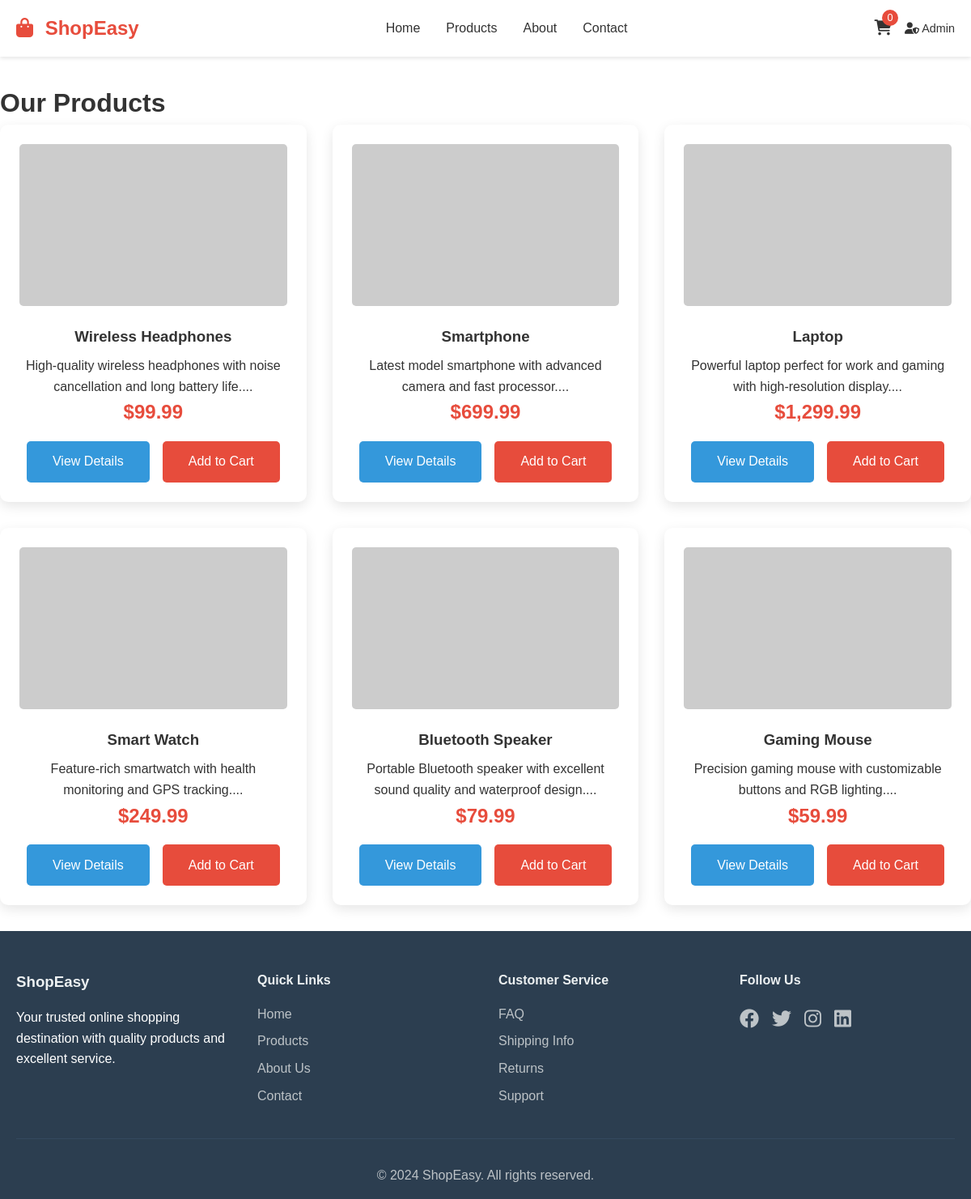
/products.php, run on the app's committed database.
### tables this page shows
CREATE TABLE products (
    id INT AUTO_INCREMENT PRIMARY KEY,
    name VARCHAR(255) NOT NULL,
    description TEXT,
    price DECIMAL(10, 2) NOT NULL,
    stock_quantity INT DEFAULT 0,
    image VARCHAR(255) DEFAULT 'assets/images/placeholder.jpg',
    featured BOOLEAN DEFAULT FALSE,
    created_at TIMESTAMP DEFAULT CURRENT_TIMESTAMP,
    updated_at TIMESTAMP DEFAULT CURRENT_TIMESTAMP ON UPDATE CURRENT_TIMESTAMP
);

### includes/functions.php (called while the page is built, shortened)
<?php
function getAllProducts($conn) {
    $stmt = $conn->prepare("SELECT * FROM products ORDER BY created_at DESC");
    $stmt->execute();
    return $stmt->fetchAll(PDO::FETCH_ASSOC);
}
?>

### products.php (the view, shortened to what this page needs)
<?php
include 'config/database.php';
include 'includes/functions.php';
$products = getAllProducts($conn);
?>
<!DOCTYPE html>
<html lang="en">
<head>
    <link rel="stylesheet" href="assets/css/style.css">
    <link rel="stylesheet" href="https://cdnjs.cloudflare.com/ajax/libs/font-awesome/6.0.0/css/all.min.css">
</head>
<body>
    <?php include 'includes/header.php'; ?>
    <div class="container" style="padding: 2rem 0;">
        <h1>Our Products</h1>
        <div class="products-grid">
            <?php foreach ($products as $product): ?>
            <div class="product-card">
                <img src="<?php echo $product['image']; ?>" alt="<?php echo $product['name']; ?>">
                <h3><?php echo $product['name']; ?></h3>
                <p><?php echo substr($product['description'], 0, 100) . '...'; ?></p>
                <p class="price">$<?php echo number_format($product['price'], 2); ?></p>
                <div style="display: flex; gap: 1rem; justify-content: center;">
                    <a href="product.php?id=<?php echo $product['id']; ?>" class="btn btn-secondary">View Details</a>
                    <a href="add_to_cart.php?id=<?php echo $product['id']; ?>" class="btn btn-primary">Add to Cart</a>
                </div>
            </div>
            <?php endforeach; ?>
        </div>
    </div>
    <?php include 'includes/footer.php'; ?>
</body>
</html>

### includes/header.php
<header class="main-header">
    <nav class="navbar">
        <div class="container">
            <div class="nav-brand">
                <a href="index.php">
                    <i class="fas fa-shopping-bag"></i>
                    ShopEasy
                </a>
            </div>
            <ul class="nav-menu">
                <li><a href="index.php">Home</a></li>
                <li><a href="products.php">Products</a></li>
                <li><a href="about.php">About</a></li>
                <li><a href="contact.php">Contact</a></li>
            </ul>
            <div class="nav-actions">
                <a href="cart.php" class="cart-icon">
                    <i class="fas fa-shopping-cart"></i>
                    <span class="cart-count"><?php echo isset($_SESSION['cart']) ? array_sum($_SESSION['cart']) : 0; ?></span>
                </a>
                <a href="admin/login.php" class="admin-link">
                    <i class="fas fa-user-shield"></i>
                    Admin
                </a>
            </div>
        </div>
    </nav>
</header>

### includes/footer.php
<footer class="main-footer">
    <div class="container">
        <div class="footer-content">
            <div class="footer-section">
                <h3>ShopEasy</h3>
                <p>Your trusted online shopping destination with quality products and excellent service.</p>
            </div>
            <div class="footer-section">
                <h4>Quick Links</h4>
                <ul>
                    <li><a href="index.php">Home</a></li>
                    <li><a href="products.php">Products</a></li>
                    <li><a href="about.php">About Us</a></li>
                    <li><a href="contact.php">Contact</a></li>
                </ul>
            </div>
            <div class="footer-section">
                <h4>Customer Service</h4>
                <ul>
                    <li><a href="#">FAQ</a></li>
                    <li><a href="#">Shipping Info</a></li>
                    <li><a href="#">Returns</a></li>
                    <li><a href="#">Support</a></li>
                </ul>
            </div>
            <div class="footer-section">
                <h4>Follow Us</h4>
                <div class="social-links">
                    <a href="#"><i class="fab fa-facebook"></i></a>
                    <a href="#"><i class="fab fa-twitter"></i></a>
                    <a href="#"><i class="fab fa-instagram"></i></a>
                    <a href="#"><i class="fab fa-linkedin"></i></a>
                </div>
            </div>
        </div>
        <div class="footer-bottom">
            <p>&copy; 2024 ShopEasy. All rights reserved.</p>
        </div>
    </div>
</footer>

### assets/css/style.css (style rules this page uses)
* { margin: 0; padding: 0; box-sizing: border-box; }
body { font-family: 'Arial', sans-serif; line-height: 1.6; color: #333; }
.container { max-width: 1200px; margin: 0 auto; padding: 0 20px; }
.main-header { background: #fff; box-shadow: 0 2px 5px rgba(0,0,0,0.1); position: sticky; top: 0; z-index: 1000; }
.navbar { padding: 1rem 0; }
.navbar .container { display: flex; justify-content: space-between; align-items: center; }
.nav-brand a { font-size: 1.5rem; font-weight: bold; color: #e74c3c; text-decoration: none; }
.nav-brand i { margin-right: 0.5rem; }
.nav-menu { display: flex; list-style: none; gap: 2rem; }
.nav-menu a { text-decoration: none; color: #333; font-weight: 500; transition: color 0.3s; }
.nav-actions { display: flex; align-items: center; gap: 1rem; }
.cart-icon { position: relative; color: #333; font-size: 1.2rem; text-decoration: none; }
.cart-count { position: absolute; top: -8px; right: -8px; background: #e74c3c; color: white; border-radius: 50%; width: 20px; height: 20px; display: flex; align-items: center; justify-content: center; font-size: 0.8rem; }
.admin-link { color: #333; text-decoration: none; font-size: 0.9rem; }
.btn { display: inline-block; padding: 0.8rem 2rem; text-decoration: none; border-radius: 5px; transition: all 0.3s; border: none; cursor: pointer; font-size: 1rem; }
.btn-primary { background: #e74c3c; color: white; }
.btn-secondary { background: #3498db; color: white; }
.products-grid { display: grid; grid-template-columns: repeat(auto-fit, minmax(300px, 1fr)); gap: 2rem; }
.product-card { background: white; border-radius: 10px; padding: 1.5rem; box-shadow: 0 5px 15px rgba(0,0,0,0.1); transition: transform 0.3s; text-align: center; }
.product-card img { width: 100%; height: 200px; object-fit: cover; border-radius: 5px; margin-bottom: 1rem; }
.product-card h3 { margin-bottom: 0.5rem; color: #333; }
.price { font-size: 1.5rem; font-weight: bold; color: #e74c3c; margin-bottom: 1rem; }
.main-footer { background: #2c3e50; color: white; padding: 3rem 0 1rem; }
.footer-content { display: grid; grid-template-columns: repeat(auto-fit, minmax(250px, 1fr)); gap: 2rem; margin-bottom: 2rem; }
.footer-section h3, .footer-section h4 { margin-bottom: 1rem; color: #ecf0f1; }
.footer-section ul { list-style: none; }
.footer-section ul li { margin-bottom: 0.5rem; }
.footer-section a { color: #bdc3c7; text-decoration: none; transition: color 0.3s; }
.social-links { display: flex; gap: 1rem; }
.social-links a { font-size: 1.5rem; }
.footer-bottom { text-align: center; padding-top: 2rem; border-top: 1px solid #34495e; color: #bdc3c7; }

### data on the page
products: name "Wireless Headphones", description "High-quality wireless headphones with noise cancellation and long battery life.", price "99.99"
products: name "Smartphone", description "Latest model smartphone with advanced camera and fast processor.", price "699.99"
products: name "Laptop", description "Powerful laptop perfect for work and gaming with high-resolution display.", price "1,299.99"
products: name "Smart Watch", description "Feature-rich smartwatch with health monitoring and GPS tracking.", price "249.99"
products: name "Bluetooth Speaker", description "Portable Bluetooth speaker with excellent sound quality and waterproof design.", price "79.99"
products: name "Gaming Mouse", description "Precision gaming mouse with customizable buttons and RGB lighting.", price "59.99"
